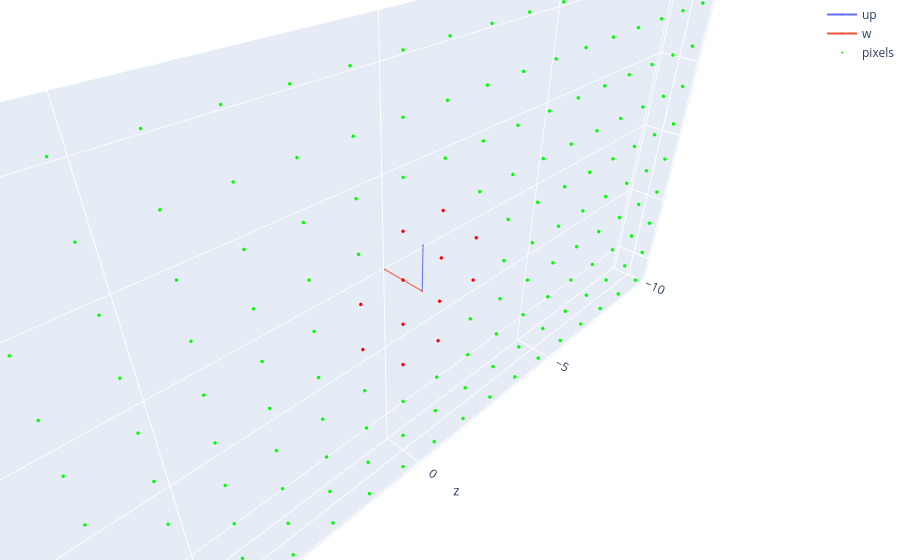

The notebook cell this image was saved under:
### Markdown cell above
# Implementar lo mismo para la cámara de perspectiva

### Code cell
# el codigo fue copiado de la camerara ortografica, cómo modificarlo para que implemente la cámara de perspectiva?

def perpective_example():
    class PerspCamera:
        def __init__(self, position, look_at, up, focal_length):
            self.position = np.array(position).astype(float)
            self.look_at = np.array(look_at).astype(float)
            self.up =  np.array(up).astype(float)
    
            # compute frame
            self.e = self.position
            self.w = - (look_at - self.e)
            self.w = self.w / np.linalg.norm(self.w)
            self.u = np.cross(self.up, self.w)
            self.v = np.cross(self.w, self.u)
    
    def sample_pixels(image:ImagePlane, camera:OrtoCamera):
        l = image.left
        r = image.right
        t = image.top
        b = image.bottom
    
        pixels = []
        for i in range(0, image.width):
            for j in range(0, image.height):
                u = l + (r - l) * (i + 0.5) / image.width
                v = b + (t - b) * (j + 0.5) / image.height
                pixel_center = camera.e + u * camera.u + v * camera.v 
                pixels.append(pixel_center)
        return np.array(pixels)
    
    def sample_rays(pixels, camera:PerspCamera):
        rays = np.empty((pixels.shape[0], 6), dtype=np.float64)
        rays[:,:3] = pixels
        rays[:,3:] = - camera.w
        return rays

    # example
    image = ImagePlane(width=20, height=10, left=-10.0, right=10.0, top=5.0, bottom=-5.0)
    camera = PerspCamera(position=[-10,0,0], look_at=[0,0,0], up=[0,1,0], focal_length=10.0)
    
    pixels = sample_pixels(image, camera)
    rays = sample_rays(pixels, camera)
    
    sphere = Sphere(center = [10,0,0], radius=2.0)
    hit_mask = sphere.hit(rays)
    return show(camera, image, pixels=pixels, hit_mask=hit_mask)
        
perpective_example()

### Figure 1 — Plotly figure (JSON) as saved in the notebook; plotly's stock layout.template omitted (floating-point values rounded to 4 significant figures; data arrays with more than 128 entries replaced by an {"elided": "..."} marker saying what was removed)
{"data": [{"marker": {"size": 1}, "mode": "markers+lines", "name": "up", "type": "scatter3d", "x": [-10, -10, null], "y": [0, 1, null], "z": [0, 0, null]}, {"marker": {"size": 1}, "mode": "markers+lines", "name": "w", "type": "scatter3d", "x": [-10, -11, null], "y": [0, 0, null], "z": [0, 0, null]}, {"marker": {"color": {"elided": "200 str values"}, "size": 2}, "mode": "markers", "name": "pixels", "type": "scatter3d", "x": {"elided": "200 float values"}, "y": {"elided": "200 float values"}, "z": {"elided": "200 float values"}}], "layout": {"margin": {"b": 0, "l": 0, "r": 0, "t": 0}, "scene": {"aspectmode": "data", "camera": {"up": {"x": 0, "y": 1, "z": 0}}}}}
